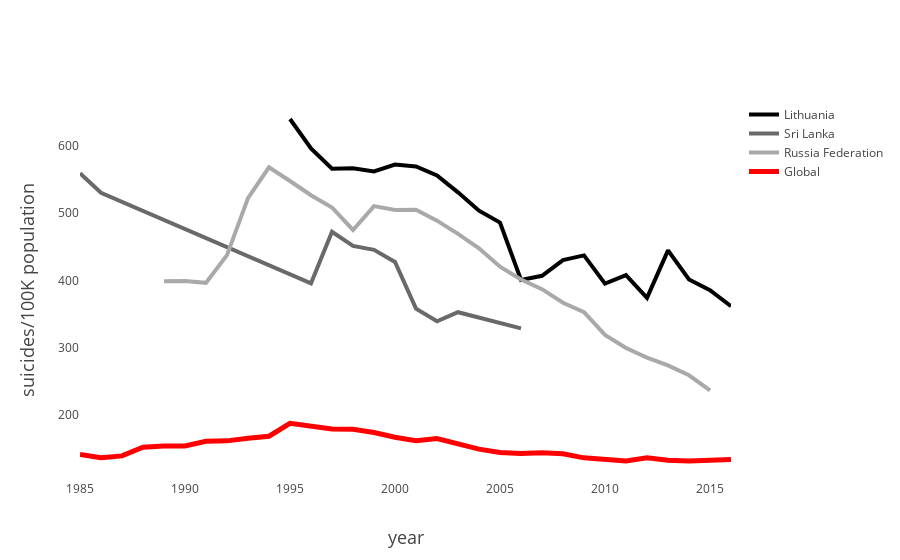

The code cell stored with this chart in its notebook:
### Code cell
# Ok wow that was a lot of work, we're going to have to put this into a loop for the dashboard when we need to make all countries.

# Now we create the traces for our graphs

import plotly.graph_objs as go
 
# Create traces
trace0 = go.Scatter(
    x = belarus['year'].values.tolist(),
    y = belarus['suicides/100k pop'].values.tolist(),
    mode = 'lines',
    line =  dict(
        color = ('rgb(220, 220, 220)'),
        width = 4
        ),
    name = 'Belarus'
)

trace1 = go.Scatter(
    x = estonia['year'].values.tolist(),
    y = estonia['suicides/100k pop'].values.tolist(),
    mode = 'lines',
    line =  dict(
        #color = ('rgb(22, 96, 167)'),
        width = 4
        ),
    name = 'Estonia'
)

trace2 = go.Scatter(
   x = hungary['year'].values.tolist(),
    y = hungary['suicides/100k pop'].values.tolist(),
    mode = 'lines',
    line =  dict(
        color = ('rgb(192, 192, 192)'),
        width = 4
        ),
    name = 'Hungary'
)

trace3 = go.Scatter(
    x = kazakhstan['year'].values.tolist(),
    y = kazakhstan['suicides/100k pop'].values.tolist(),
    mode = 'lines',
    line =  dict(
        #color = ('rgb(22, 96, 167)'),
        width = 4,
        ),
    name = 'Kazakhstan'
)

trace4 = go.Scatter(
    x = latvia['year'].values.tolist(),
    y = latvia['suicides/100k pop'].values.tolist(),
    mode = 'lines',
    line =  dict(
        #color = ('rgb(22, 96, 167)'),
        width = 4
        ),
    name = 'Latvia'
)

trace5 = go.Scatter(
    x = lithuania['year'].values.tolist(),
    y = lithuania['suicides/100k pop'].values.tolist(),
    mode = 'lines',
    line =  dict(
        color = ('rgb(0, 0, 0)'),
        width = 4
        ),
    name = 'Lithuania', 
    text = 'Lithuania',
)

trace6 = go.Scatter(
    x = russia['year'].values.tolist(),
    y = russia['suicides/100k pop'].values.tolist(),
    mode = 'lines',
    line =  dict(
        color = ('rgb(169, 169, 169)'),
        width = 4
        ),
    name = 'Russia Federation'
)

trace7 = go.Scatter(
    x = slovenia['year'].values.tolist(),
    y = slovenia['suicides/100k pop'].values.tolist(),
    mode = 'lines',
    line =  dict(
        #color = ('rgb(22, 96, 167)'),
        width = 4
        ),
    name = 'Slovenia'
)

trace8 = go.Scatter(
    x = sri_lanka['year'].values.tolist(),
    y = sri_lanka['suicides/100k pop'].values.tolist(),
    mode = 'lines',
    line =  dict(
        color = ('rgb(105,105,105)'),
        width = 4
        ),
    name = 'Sri Lanka'
)

trace9 = go.Scatter(
    x = ukraine['year'].values.tolist(),
    y = ukraine['suicides/100k pop'].values.tolist(),
    mode = 'lines',
    line =  dict(
        #color = ('rgb(22, 96, 167)'),
        width = 4
        ),
    name = 'Ukraine'
)

trace10 = go.Scatter(
    x = global_year_avg['year'].values.tolist(),
    y = global_year_avg['avg suicides/100k pop'].values.tolist(),
    mode = 'lines',
    line =  dict(
        color = ('rgb(255, 0, 0)'),
        width = 5
        ),
    name = 'Global Average'
)


#data1 = [trace0, trace1, trace2, trace3, trace4, trace5, trace6, trace7, trace8, trace9]
data1 = [trace5, trace8, trace6, trace10]

layout = go.Layout(
    #title='Plot Title',
    xaxis=dict(
        showgrid = False,
        title='year',
        titlefont=dict(
            size=18
        )
    ),
    yaxis=dict(
        showgrid = False,
        title='suicides/100K population',
        titlefont=dict(
            size=18
        )
    )
)

fig2 = go.Figure(data=data1, layout=layout)

#py.iplot(data1, filename='line-mode')

plotly.offline.iplot(fig2, filename='figure2_top5suicicderates.html')

plotly.offline.plot(fig2, filename='figure2_top5suicicderates.html')

### Figure 1 — Plotly figure (JSON) as saved in the notebook; plotly's stock layout.template omitted (floating-point values rounded to 4 significant figures)
{"data": [{"line": {"color": "rgb(0, 0, 0)", "width": 4}, "mode": "lines", "name": "Lithuania", "text": "Lithuania", "type": "scatter", "uid": "1a84240e-32b1-4b36-91c3-c5f10cf5f39b", "x": [1995, 1996, 1997, 1998, 1999, 2000, 2001, 2002, 2003, 2004, 2005, 2006, 2007, 2008, 2009, 2010, 2011, 2012, 2013, 2014, 2015, 2016], "y": [639.3, 595.6, 565.4, 566.4, 561.5, 571.8, 569.0, 555.6, 530.5, 503.4, 485.8, 400.6, 406.8, 430.1, 437.1, 395.2, 407.7, 374.1, 444.6, 401.3, 385.5, 361.7]}, {"line": {"color": "rgb(105,105,105)", "width": 4}, "mode": "lines", "name": "Sri Lanka", "type": "scatter", "uid": "c09fb5c8-0175-4ff5-954a-19e091ca935e", "x": [1985, 1986, 1996, 1997, 1998, 1999, 2000, 2001, 2002, 2003, 2006], "y": [558.7, 529.8, 395.7, 472.1, 451.2, 445.2, 427.3, 358.1, 339.4, 352.8, 328.7]}, {"line": {"color": "rgb(169, 169, 169)", "width": 4}, "mode": "lines", "name": "Russia Federation", "type": "scatter", "uid": "5d4ff646-a47b-407c-8b1d-476bb0cd6354", "x": [1989, 1990, 1991, 1992, 1993, 1994, 1995, 1996, 1997, 1998, 1999, 2000, 2001, 2002, 2003, 2004, 2005, 2006, 2007, 2008, 2009, 2010, 2011, 2012, 2013, 2014, 2015], "y": [398.8, 399.2, 396.4, 437.5, 522.1, 567.6, 547.4, 526.3, 508.1, 474.7, 510.1, 504.5, 504.7, 488.5, 468.9, 447.6, 420.3, 401.3, 387.0, 366.8, 352.8, 319.2, 299.7, 285.5, 274.0, 259.2, 236.9]}, {"line": {"color": "rgb(255, 0, 0)", "width": 5}, "mode": "lines", "name": "Global", "type": "scatter", "uid": "50b8f0eb-29db-4d3c-9724-b987d0b460fd", "x": [1985, 1986, 1987, 1988, 1989, 1990, 1991, 1992, 1993, 1994, 1995, 1996, 1997, 1998, 1999, 2000, 2001, 2002, 2003, 2004, 2005, 2006, 2007, 2008, 2009, 2010, 2011, 2012, 2013, 2014, 2015, 2016], "y": [141.9, 137.1, 139.7, 152.5, 154.5, 154.4, 161.3, 162.0, 166.0, 168.9, 188.0, 183.7, 179.5, 179.1, 174.4, 167.3, 162.2, 165.4, 158.5, 149.8, 144.8, 143.1, 144.3, 142.9, 136.8, 134.6, 132.2, 137.1, 133.3, 132.1, 133.1, 134.2]}], "layout": {"xaxis": {"showgrid": false, "title": {"font": {"size": 18}, "text": "year"}}, "yaxis": {"showgrid": false, "title": {"font": {"size": 18}, "text": "suicides/100K population"}}}}
